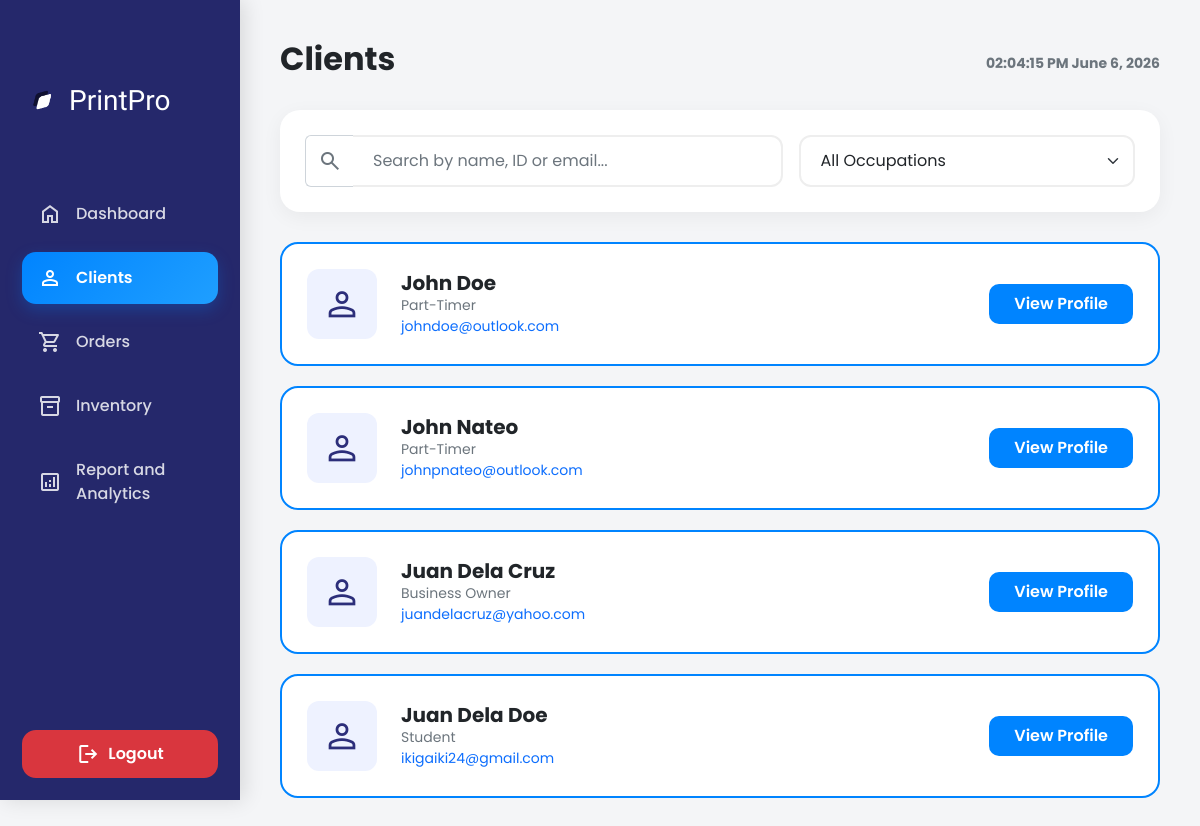
/admin_clients.php, run on the app's committed database.
### tables this page shows
CREATE TABLE `users` (
  `user_id` int(11) NOT NULL,
  `first_name` varchar(50) NOT NULL,
  `middle_initial` varchar(10) DEFAULT NULL,
  `last_name` varchar(50) NOT NULL,
  `username` varchar(50) NOT NULL,
  `email` varchar(100) NOT NULL,
  `contact_number` varchar(50) NOT NULL,
  `user_password` varchar(255) NOT NULL,
  `occupation` varchar(50) NOT NULL
);

### admin_clients.php (the view, shortened to what this page needs)
<?php
require "db.php";
$query = "
SELECT
    user_id,
    first_name,
    last_name,
    email,
    occupation
FROM users
ORDER BY first_name ASC
";
$result = mysqli_query($conn, $query);
function e($str) {
    return htmlspecialchars($str ?? '');
}
?>
<!DOCTYPE html>
<html lang="en">
<head>
    <link href="bootstrap.css" rel="stylesheet">
</head>
<body>
    <div class="sidebar">
        <div class="logo mt-5">
            <img src="image_resources/logo.png" width="30" alt="Logo"> PrintPro
        </div>
        <nav class="nav flex-column">
            <a href="admin_dashboard.php" class="nav-link">
                <span class="material-symbols-outlined">home</span> Dashboard
            </a>
            <a href="admin_clients.php" class="nav-link active">
                <span class="material-symbols-outlined">person</span> Clients
            </a>
            <a href="admin_orders.php" class="nav-link">
                <span class="material-symbols-outlined">shopping_cart</span> Orders
            </a>
            <a href="admin_inventory.php" class="nav-link">
                <span class="material-symbols-outlined">inventory_2</span> Inventory
            </a>
            <a href="admin_analytics.php" class="nav-link">
                <span class="material-symbols-outlined">analytics</span> Report and Analytics
            </a>
        </nav>
        <div class="mt-auto">
            <a href="login.html" class="logout-btn">
                <span class="material-symbols-outlined">logout</span>
                Logout
            </a>
        </div>
    </div>
    <main class="main-content">
        <div class="d-flex justify-content-between align-items-center mb-4">
            <h2 class="fw-bold">Clients</h2>
            <div id="currentTime" class="text-muted small fw-bold"></div>
        </div>
        <div class="filter-section">
            <div class="row g-3">
                <div class="col-md-7">
                    <div class="input-group">
                        <span class="input-group-text bg-white border-end-0 border-2"><span
                                class="material-symbols-outlined text-muted">search</span></span>
                        <input type="text" class="form-control border-start-0 border-2 search-input"
                            placeholder="Search by name, ID or email..." id="userSearch">
                    </div>
                </div>
                <div class="col-md-5">
                    <select class="form-select border-2 search-input" id="occupationFilter">
                        <option value="">All Occupations</option>
                    </select>
                </div>
            </div>
        </div>
        <?php while($user = mysqli_fetch_assoc($result)): ?>
        <div class="user-card" data-name="<?= e($user['first_name'] . ' ' . $user['last_name']) ?>"
            data-email="<?= e($user['email']) ?>" data-job="<?= e($user['occupation']) ?>">
            <div class="d-flex gap-4 align-items-center">
                <div class="avatar-box">
                    <span class="material-symbols-outlined fs-1">
                    </span>
                </div>
                <div>
                    <h5 class="mb-0 fw-bold">
                        <?= e($user['first_name'] . ' ' . $user['last_name']) ?>
                    </h5>
                    <p class="mb-0 text-muted small">
                        <?= e($user['occupation']) ?>
                    </p>
                    <p class="mb-0 text-primary small">
                        <?= e($user['email']) ?>
                    </p>
                </div>
            </div>
            <button class="btn-view"
                onclick="window.location.href='admin_view_clients.php?user_id=<?= $user['user_id'] ?>'">
                View Profile
            </button>
        </div>
        <?php endwhile; ?>
    </main>
</body>
</html>

### admin_clients.php (style rules this page uses)
.sidebar { width: 240px; height: 100vh; background: #25286b; color: white; position: fixed; padding: 22px; display: flex; flex-direction: column; top: 0; left: 0; transition: .3s ease; z-index: 1000; box-shadow: 4px 0 20px rgba(0, 0, 0, .12); }
.logo { font-family: 'Mina', sans-serif; font-size: 28px; display: flex; align-items: center; gap: 12px; margin-bottom: 50px; padding: 10px 5px; }
.nav-link { color: rgba(255, 255, 255, .82); margin: 6px 0; padding: 14px 16px; border-radius: 14px; display: flex; align-items: center; gap: 14px; text-decoration: none; transition: .25s ease; font-weight: 500; }
.nav-link.active { background: linear-gradient(135deg, #0084ff, #1f9fff); color: white; font-weight: 600; box-shadow: 0 6px 16px rgba(0, 132, 255, .25); }
.logout-btn { background: #d9363e; color: white; padding: 12px; border-radius: 14px; font-weight: 600; transition: .25s; text-align: center; text-decoration: none; display: flex; align-items: center; justify-content: center; gap: 8px; }
.main-content { margin-left: 240px; width: calc(100% - 240px); padding: 40px; transition: .3s; }
.filter-section { background: white; padding: 25px; border-radius: 20px; box-shadow: 0 5px 20px rgba(0, 0, 0, 0.05); margin-bottom: 30px; }
.search-input { border: 2px solid #eee; border-radius: 12px; padding: 12px 20px; transition: 0.3s; }
.user-card { background: white; border: 2px solid #0084ff; border-radius: 18px; padding: 25px; margin-bottom: 20px; display: flex; justify-content: space-between; align-items: center; gap: 15px; transition: .3s; transition: opacity .2s ease; }
.avatar-box { width: 70px; height: 70px; background: #eef2ff; border-radius: 12px; display: flex; align-items: center; justify-content: center; color: #2c2e7a; }
.btn-view { background: #0084ff; color: white; border-radius: 10px; padding: 8px 25px; font-weight: 600; border: none; transition: 0.3s; }
.user-card { transition: .25s ease; }

### data on the page
users: first_name+last_name "John Doe", occupation "Part-Timer", email "johndoe@outlook.com"
users: first_name+last_name "John Nateo", occupation "Part-Timer", email "johnpnateo@outlook.com"
users: first_name+last_name "Juan Dela Cruz", occupation "Business Owner", email "juandelacruz@yahoo.com"
users: first_name+last_name "Juan Dela Doe", occupation "Student", email "ikigaiki24@gmail.com"
